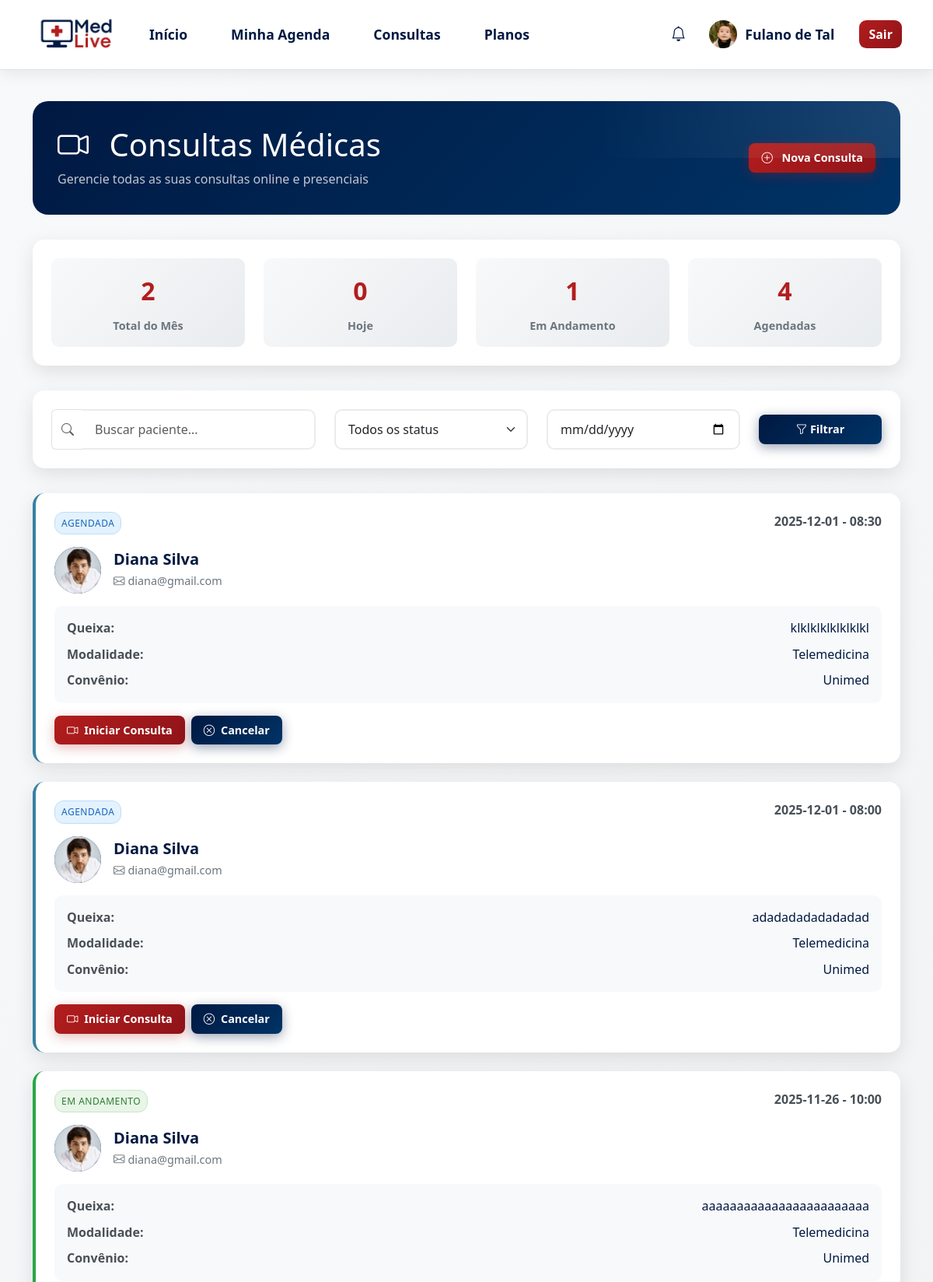
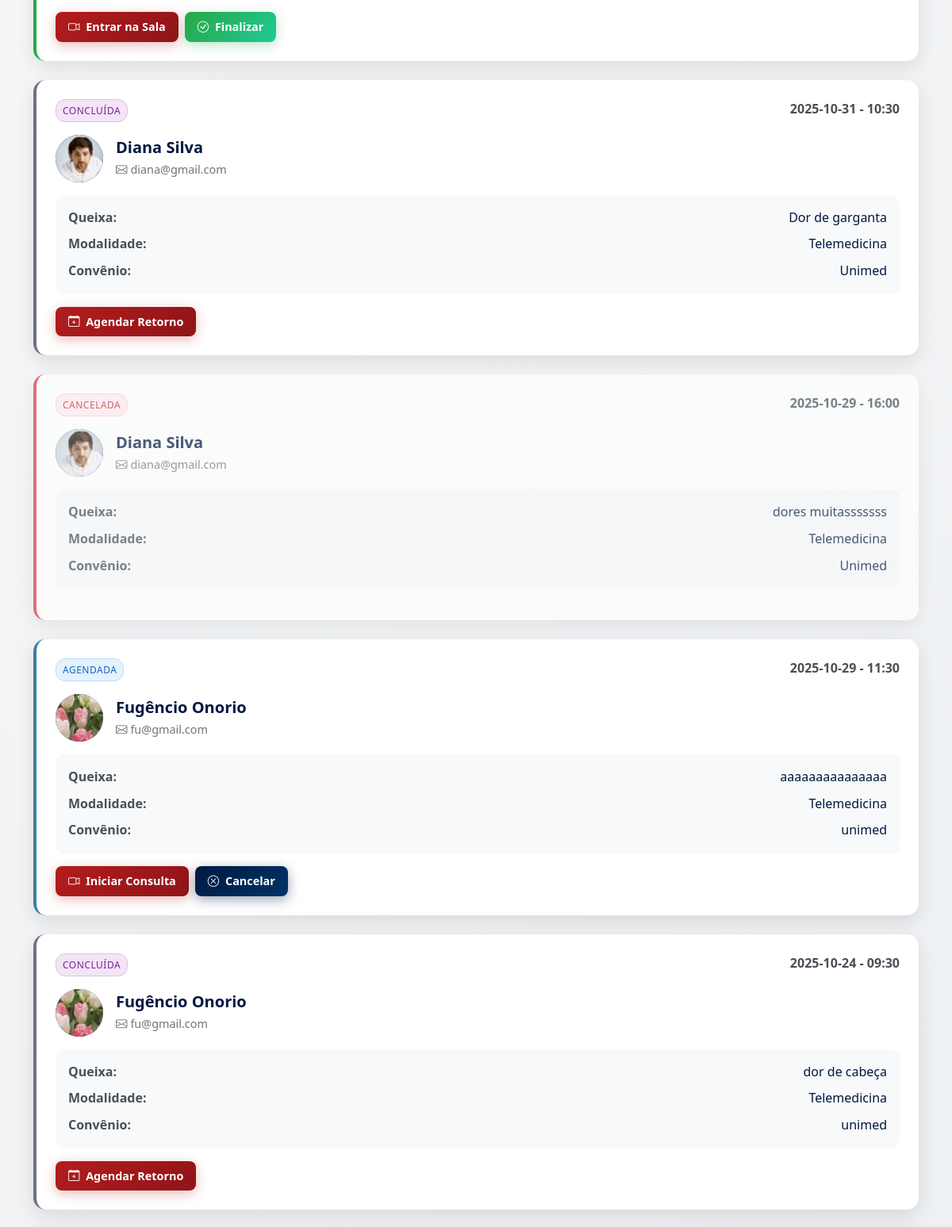
Screenshot of /consultas_medico (signed in, upper part) with the database file from the repository (2 pictures, top to bottom).
### tables this page shows
CREATE TABLE agendamento (
idAgendamento INTEGER PRIMARY KEY,
idPaciente INTEGER NOT NULL,
idMedico INTEGER NOT NULL,
dataAgendamento TEXT NOT NULL,
horario TEXT NOT NULL,
status TEXT NOT NULL DEFAULT 'agendado',
queixa TEXT,
preco REAL DEFAULT 0.0,
dataInclusao TIMESTAMP DEFAULT CURRENT_TIMESTAMP,
FOREIGN KEY (idPaciente) REFERENCES usuario(idUsuario),
FOREIGN KEY (idMedico) REFERENCES usuario(idUsuario)
);

CREATE TABLE usuario (
idUsuario INTEGER PRIMARY KEY AUTOINCREMENT,
nome TEXT NOT NULL,
cpf TEXT NOT NULL,
email TEXT NOT NULL,
senha TEXT NOT NULL,
genero TEXT NOT NULL,
dataNascimento TEXT NOT NULL,
perfil TEXT NOT NULL DEFAULT 'paciente',
foto TEXT,
token_redefinicao TEXT,
data_token TIMESTAMP,
data_cadastro TIMESTAMP DEFAULT CURRENT_TIMESTAMP
);

CREATE TABLE paciente (
idPaciente INTEGER PRIMARY KEY,
endereco TEXT NOT NULL,
convenio TEXT NOT NULL,
FOREIGN KEY (idPaciente) REFERENCES usuario(idUsuario)
);

### routes/medico/medico_rotas.py (the view)
@router.get("/consultas_medico")
@requer_autenticacao(["medico"])
async def get_consultas_medico(request: Request, usuario_logado: dict = None):
    try:
        agendamentos = obter_agendamentos_por_medico(usuario_logado["idUsuario"])
        if not agendamentos:
            agendamentos = obter_agendamentos_por_medico_simples(usuario_logado["idUsuario"])
        hoje = datetime.now()
        mes_atual = hoje.strftime("%Y-%m")
        data_hoje = hoje.strftime("%Y-%m-%d")
        total_mes = len([a for a in agendamentos if a["dataAgendamento"].startswith(mes_atual)])
        agendamentos_hoje = len([a for a in agendamentos if a["dataAgendamento"] == data_hoje])
        em_andamento = len([a for a in agendamentos if a["status"] == "em_andamento"])
        agendadas = len([a for a in agendamentos if a["status"] == "agendado"])
        return templates.TemplateResponse("/medico/consultas_medico.html", {
            "request": request,
            "usuario": usuario_logado,
            "agendamentos": agendamentos,
            "estatisticas": {
                "total_mes": total_mes,
                "hoje": agendamentos_hoje,
                "em_andamento": em_andamento,
                "agendadas": agendadas
            }
        })
    except Exception as e:
        print(f"Erro ao carregar consultas do médico: {e}")
        return templates.TemplateResponse("/medico/consultas_medico.html", {
            "request": request,
            "usuario": usuario_logado,
            "agendamentos": [],
            "estatisticas": {
                "total_mes": 0,
                "hoje": 0,
                "em_andamento": 0,
                "agendadas": 0
            }
        })

### templates/medico/consultas_medico.html (shortened to what this page needs)
{% extends "base_medico.html" %}
{% block conteudo %}
{% block extra_css %}
<link rel="stylesheet" href="/static/css/consultas_medico.css">
{% endblock %}
    <section class="secao-consultas">
        <div class="container">
            <div class="cabecalho-consultas">
                <div class="row align-items-center">
                    <div class="col-md-8">
                        <h1 class="mb-2">
                            <i class="bi bi-camera-video me-3"></i>
                            Consultas Médicas
                        </h1>
                        <p class="mb-0 opacity-75">Gerencie todas as suas consultas online e presenciais</p>
                    </div>
                    <div class="col-md-4 text-md-end">
                        <button class="btn botao-medlive" data-bs-toggle="modal" data-bs-target="#modalNovaConsulta">
                            <i class="bi bi-plus-circle me-2"></i>
                            Nova Consulta
                        </button>
                    </div>
                </div>
            </div>
            <div class="estatisticas-consultas">
                <div class="row">
                    <div class="col-md-3 col-6 mb-3 mb-md-0">
                        <div class="stat-card">
                            <div class="stat-numero">{{ estatisticas.total_mes }}</div>
                            <div class="stat-label">Total do Mês</div>
                        </div>
                    </div>
                    <div class="col-md-3 col-6 mb-3 mb-md-0">
                        <div class="stat-card">
                            <div class="stat-numero">{{ estatisticas.hoje }}</div>
                            <div class="stat-label">Hoje</div>
                        </div>
                    </div>
                    <div class="col-md-3 col-6 mb-3 mb-md-0">
                        <div class="stat-card">
                            <div class="stat-numero">{{ estatisticas.em_andamento }}</div>
                            <div class="stat-label">Em Andamento</div>
                        </div>
                    </div>
                    <div class="col-md-3 col-6">
                        <div class="stat-card">
                            <div class="stat-numero">{{ estatisticas.agendadas }}</div>
                            <div class="stat-label">Agendadas</div>
                        </div>
                    </div>
                </div>
            </div>
            <div class="filtros-consultas">
                <div class="row align-items-center">
                    <div class="col-md-4 mb-3 mb-md-0">
                        <div class="input-group">
                            <span class="input-group-text bg-white border-end-0">
                                <i class="bi bi-search text-muted"></i>
                            </span>
                            <input type="text" class="form-control campo-busca border-start-0" placeholder="Buscar paciente...">
                        </div>
                    </div>
                    <div class="col-md-3 mb-3 mb-md-0">
                        <select class="form-select campo-busca">
                            <option value="">Todos os status</option>
                        </select>
                    </div>
                    <div class="col-md-3 mb-3 mb-md-0">
                        <input type="date" class="form-control campo-busca">
                    </div>
                    <div class="col-md-2">
                        <button class="btn btn-cancelar w-100">
                            <i class="bi bi-funnel"></i>
                            Filtrar
                        </button>
                    </div>
                </div>
            </div>
            <div class="row">
                <div class="col-12">
                    {% if agendamentos %}
                        {% for agendamento in agendamentos %}
                        <div class="cartao-consulta {{ agendamento.status.replace('_', '-') }}" data-agendamento-id="{{ agendamento.idAgendamento }}" data-data="{{ agendamento.dataAgendamento }}" data-horario="{{ agendamento.horario }}" data-queixa="{{ agendamento.queixa if agendamento.queixa else '' }}">
                            <div class="d-flex justify-content-between align-items-start mb-3">
                                {% if agendamento.status == 'agendado' %}
                                    <span class="status-badge status-agendado">Agendada</span>
                                {% elif agendamento.status == 'em_andamento' %}
                                    <span class="status-badge status-em_andamento">Em Andamento</span>
                                {% elif agendamento.status == 'concluida' %}
                                    <span class="status-badge status-finalizado">Concluída</span>
                                {% elif agendamento.status == 'cancelada' %}
                                    <span class="status-badge status-cancelado">Cancelada</span>
                                {% else %}
                                    <span class="status-badge">{{ agendamento.status.title() }}</span>
                                {% endif %}
                                <span class="label-detalhe">{{ agendamento.dataAgendamento }} - {{ agendamento.horario }}</span>
                            </div>
                            <div class="info-paciente">
                                <div class="avatar-paciente">
                                    {% if agendamento.fotoPaciente %}
                                        <img src="{{ agendamento.fotoPaciente }}" alt="{{ agendamento.nomePaciente }}"
                                             style="width: 100%; height: 100%; object-fit: cover; border-radius: 50%;">
                                    {% else %}
                                        <i class="bi bi-person-fill"></i>
                                    {% endif %}
                                </div>
                                <div class="dados-paciente">
                                    <h5>{{ agendamento.nomePaciente }}</h5>
                                    <div class="info-adicional">
                                        {% if agendamento.emailPaciente %}
                                        <span><i class="bi bi-envelope me-1"></i>{{ agendamento.emailPaciente }}</span>
                                        {% endif %}
                                    </div>
                                </div>
                            </div>
                            <div class="detalhes-consulta">
                                {% if agendamento.queixa %}
                                <div class="item-detalhe">
                                    <span class="label-detalhe">Queixa:</span>
                                    <span class="valor-detalhe">{{ agendamento.queixa }}</span>
                                </div>
                                {% endif %}
                                <div class="item-detalhe">
                                    <span class="label-detalhe">Modalidade:</span>
                                    <span class="valor-detalhe">Telemedicina</span>
                                </div>
                                {% if agendamento.convenio %}
                                <div class="item-detalhe">
                                    <span class="label-detalhe">Convênio:</span>
                                    <span class="valor-detalhe">{{ agendamento.convenio }}</span>
                                </div>
                                {% endif %}
                            </div>
                            <div class="acoes-consulta">
                                {% if agendamento.status == 'agendado' %}
                                    <button class="btn botao-medlive btn-iniciar-consulta" data-agendamento-id="{{ agendamento.idAgendamento }}">
                                        <i class="bi bi-camera-video me-1"></i>
                                        Iniciar Consulta
                                    </button>
                                    <button class="btn btn-cancelar" data-agendamento-id="{{ agendamento.idAgendamento }}">
                                        <i class="bi bi-x-circle me-1"></i>
                                        Cancelar
                                    </button>
                                {% elif agendamento.status == 'em_andamento' %}
                                    <button class="btn botao-medlive btn-iniciar-consulta" data-agendamento-id="{{ agendamento.idAgendamento }}">
                                        <i class="bi bi-camera-video me-1"></i>
                                        Entrar na Sala
                                    </button>
                                    <button class="btn botao-sucesso btn-finalizar-consulta" data-agendamento-id="{{ agendamento.idAgendamento }}">
                                        <i class="bi bi-check-circle me-1"></i>
                                        Finalizar
                                    </button>
                                {% elif agendamento.status == 'concluida' %}
                                    <a href="/consultas_medico" class="btn botao-medlive">
                                        <i class="bi bi-calendar-plus me-1"></i>
                                        Agendar Retorno
                                    </a>
                                {% endif %}
                            </div>
                        </div>
                        {% endfor %}
                    {% endif %}
                </div>
            </div>
        </div>
    </section>
{% endblock %}

### static/css/style.css (style rules this page uses)
body { font-family: 'Segoe UI', Tahoma, Geneva, Verdana, sans-serif; margin: 0; padding: 0; background-color: #F5F5F5; line-height: 1.6; }
html { scroll-behavior: smooth; }

### static/css/notifications.css (style rules this page uses)
.status-badge { font-size: 0.75rem; padding: 4px 8px; border-radius: 12px; font-weight: 500; text-transform: uppercase; letter-spacing: 0.5px; }
.status-agendado { background: #e3f2fd; color: #1565c0; border: 1px solid #bbdefb; }
.status-em_andamento { background: #e8f5e8; color: #2e7d32; border: 1px solid #c8e6c9; animation: statusPulse 2s infinite; }
.status-finalizado { background: #f3e5f5; color: #7b1fa2; border: 1px solid #e1bee7; }
.status-cancelado { background: #ffebee; color: #c62828; border: 1px solid #ffcdd2; }
.btn-iniciar-consulta { font-weight: 500; border-radius: 6px; padding: 6px 12px; font-size: 0.85rem; transition: all 0.2s ease; }

### static/css/consultas_medico.css (style rules this page uses)
.secao-consultas { background: linear-gradient(135deg, #f8f9fa 0%, #e9ecef 100%); padding: 40px 0 80px; min-height: 100vh; }
.cabecalho-consultas { background: linear-gradient(135deg, #001942 0%, #003366 100%); color: white; border-radius: 20px; padding: 2rem; margin-bottom: 2rem; position: relative; overflow: hidden; }
.cabecalho-consultas::before { content: ''; position: absolute; top: -50%; right: -50%; width: 100%; height: 100%; background: radial-gradient(circle, rgba(255, 255, 255, 0.1) 0%, transparent 70%); }
.filtros-consultas { background: white; border-radius: 15px; padding: 1.5rem; box-shadow: 0 8px 25px rgba(0, 0, 0, 0.1); margin-bottom: 2rem; }
.cartao-consulta { background: white; border-radius: 15px; padding: 1.5rem; box-shadow: 0 8px 25px rgba(0, 0, 0, 0.1); margin-bottom: 1.5rem; transition: all 0.3s ease; border-left: 4px solid #3781a3; }
.cartao-consulta.em-andamento { border-left-color: #28a745; }
.cartao-consulta.concluida { border-left-color: #6c757d; }
.cartao-consulta.cancelada { border-left-color: #dc3545; opacity: 0.7; }
.info-paciente { display: flex; align-items: center; margin-bottom: 1rem; }
.avatar-paciente { width: 60px; height: 60px; background: linear-gradient(135deg, #001942 0%, #003366 100%); border-radius: 50%; display: flex; align-items: center; justify-content: center; color: white; font-size: 1.5rem; margin-right: 1rem; }
.dados-paciente h5 { color: #001942; margin-bottom: 0.25rem; font-weight: 600; }
.dados-paciente .info-adicional { color: #6c757d; font-size: 0.9rem; }
.detalhes-consulta { background: #f8f9fa; border-radius: 10px; padding: 1rem; margin: 1rem 0; }
.item-detalhe { display: flex; justify-content: space-between; margin-bottom: 0.5rem; }
.item-detalhe:last-child { margin-bottom: 0; }
.label-detalhe { font-weight: 600; color: #495057; }
.valor-detalhe { color: #001942; }
.acoes-consulta { display: flex; gap: 0.5rem; flex-wrap: wrap; }
.botao-medlive { background: linear-gradient(135deg, #B31D1D 0%, #8f1419 100%); color: white; border: none; padding: 0.5rem 1rem; border-radius: 8px; font-weight: 600; transition: all 0.3s ease; box-shadow: 0 4px 15px rgba(179, 29, 29, 0.3); font-size: 0.9rem; }
.botao-sucesso { background: linear-gradient(135deg, #28a745 0%, #20c997 100%); color: white; border: none; padding: 0.5rem 1rem; border-radius: 8px; font-weight: 600; transition: all 0.3s ease; box-shadow: 0 4px 15px rgba(40, 167, 69, 0.3); font-size: 0.9rem; }
.campo-busca { border: 2px solid #e9ecef; border-radius: 10px; padding: 0.75rem 1rem; transition: all 0.3s ease; }
.estatisticas-consultas { background: white; border-radius: 15px; padding: 1.5rem; box-shadow: 0 8px 25px rgba(0, 0, 0, 0.1); margin-bottom: 2rem; }
.stat-card { text-align: center; padding: 1rem; border-radius: 10px; background: linear-gradient(135deg, #f8f9fa 0%, #e9ecef 100%); }
.stat-numero { font-size: 2rem; font-weight: 700; color: #B31D1D; margin-bottom: 0.5rem; }
.stat-label { color: #6c757d; font-size: 0.9rem; font-weight: 600; }
.btn-cancelar { background: linear-gradient(135deg, #001942 0%, #003366 100%); color: white; border: none; padding: 0.5rem 1rem; border-radius: 8px; font-weight: 600; transition: all 0.3s ease; box-shadow: 0 4px 15px rgba(0, 25, 66, 0.4); font-size: 0.9rem; }

### rows the page displays
agendamento: status "AGENDADA", dataAgendamento "2025-12-01", horario "08:30", fotoPaciente (picture), nomePaciente "Diana Silva", emailPaciente "diana@gmail.com", queixa "klklklklklklklkl", convenio "Unimed"
agendamento: status "AGENDADA", dataAgendamento "2025-12-01", horario "08:00", fotoPaciente (picture), nomePaciente "Diana Silva", emailPaciente "diana@gmail.com", queixa "adadadadadadadad", convenio "Unimed"
agendamento: status "EM ANDAMENTO", dataAgendamento "2025-11-26", horario "10:00", fotoPaciente (picture), nomePaciente "Diana Silva", emailPaciente "diana@gmail.com", queixa "aaaaaaaaaaaaaaaaaaaaaaaa", convenio "Unimed"
agendamento: status "CONCLUÍDA", dataAgendamento "2025-10-31", horario "10:30", fotoPaciente (picture), nomePaciente "Diana Silva", emailPaciente "diana@gmail.com", queixa "Dor de garganta", convenio "Unimed"
agendamento: status "CANCELADA", dataAgendamento "2025-10-29", horario "16:00", fotoPaciente (picture), nomePaciente "Diana Silva", emailPaciente "diana@gmail.com", queixa "dores muitasssssss", convenio "Unimed"
agendamento: status "AGENDADA", dataAgendamento "2025-10-29", horario "11:30", fotoPaciente (picture), nomePaciente "Fugêncio Onorio", emailPaciente "fu@gmail.com", queixa "aaaaaaaaaaaaaaa", convenio "unimed"
agendamento: status "CONCLUÍDA", dataAgendamento "2025-10-24", horario "09:30", fotoPaciente (picture), nomePaciente "Fugêncio Onorio", emailPaciente "fu@gmail.com", queixa "dor de cabeça", convenio "unimed"

### other values shown
{{ usuario.nome }} "Fulano de Tal"
{{ estatisticas.total_mes }} "2"
{{ estatisticas.hoje }} "0"
{{ estatisticas.em_andamento }} "1"
{{ estatisticas.agendadas }} "4"
